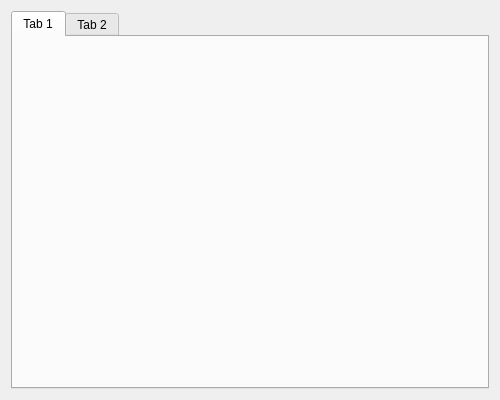
<?xml version="1.0" encoding="UTF-8"?>
<ui version="4.0">
 <class>MainWidget</class>
 <widget class="QWidget" name="MainWidget">
  <property name="geometry">
   <rect>
    <x>0</x>
    <y>0</y>
    <width>500</width>
    <height>400</height>
   </rect>
  </property>
  <property name="windowTitle">
   <string>MainWidget</string>
  </property>
  <layout class="QVBoxLayout" name="verticalLayout">
   <item>
    <widget class="QTabWidget" name="tabWidget">
     <widget class="QWidget" name="pTab1">
      <attribute name="title">
       <string>Tab 1</string>
      </attribute>
     </widget>
     <widget class="QWidget" name="pTab2">
      <attribute name="title">
       <string>Tab 2</string>
      </attribute>
     </widget>
    </widget>
   </item>
  </layout>
 </widget>
 <resources/>
 <connections/>
</ui>
